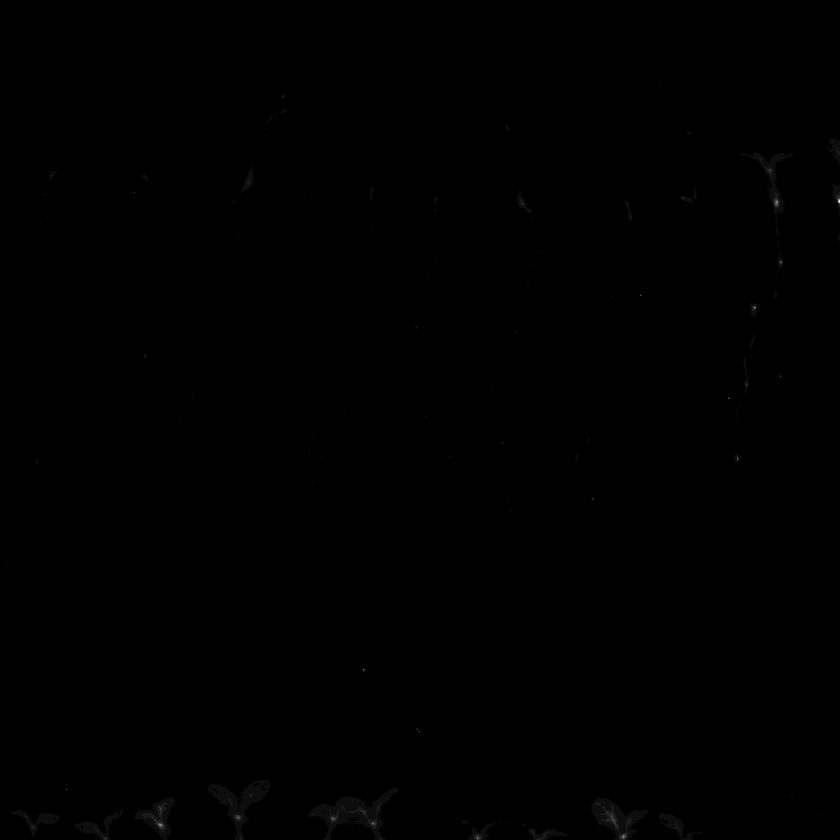
#> input picture RootImages/pos1,3-dr5_pos2,4-cle44-luc-1-5_w1[None]_s1_t49.TIF, 840 x 840 px, shrunk from 1024 x 1024 before the run; the run also reads 1 picture not shown here
$ python MainFunction2.py
#> lines starting #> are read from the running program, lines starting #| are printed output that depends on the picture
### TrackRoots.py
import matplotlib.pyplot as plt
import matplotlib.patches as mpatches
import matplotlib.image as mpimg
import numpy as np
from skimage import data
from skimage.filters import threshold_otsu
from skimage.segmentation import clear_border
from skimage.measure import label, regionprops
from skimage.morphology import closing, square
from skimage.color import label2rgb
from scipy.ndimage import label, generate_binary_structure
from tkinter import Tk
from pylab import imshow
from tkinter.filedialog import askopenfilename
from tkinter import *
from PIL import Image, ImageTk
import pandas as pd
imgFiles = []

def TrackRoots(RootCords, img, file1):
    import ImageHandler as ih #moved import to allow for cyclical imports in python. see -> https://gist.github.com/datagrok/40bf84d5870c41a77dc6

    initXCords = RootCords[0]
    initYCords = RootCords[1]
    initCords = RootCords
    pathPrefix = file1[:-6]

    print(RootCords, initXCords, initYCords)
    print(img)

    #loop through each coordinate and trace along the root (analyzing image for bright areas),
    #  measuring distance between prev and current tip @ each frame
    global imgFiles
    stages = []
    for x in range(49):
        stages.append("Point"+str(x+1))
        path = pathPrefix + "t" + str(x+1) + ".TIF"
        imgFiles.append(path)
    print("FILE PATHS:", "\n", imgFiles)

    roots = []
    rtStages = []

    for k in range(len(RootCords[0])):
        current = [RootCords[0][k], RootCords[1][k]]
        roots.append(current)

    rtStages.append(roots)

    print(rtStages)

    stage2 = []
    for each in roots:
        stage2.append(traceRoot(each))

    rtStages.append(stage2)

    #############################
    master2 = Tk()
    #Convert the images into a JPG for use in Tkinter window
    image = Image.open(ih.toJPG(imgFiles[1], 0))

    #Set up structure for window
    windowStructure = mpimg.imread(imgFiles[1])
    if len(windowStructure.shape) < 3:
        windowStructure = ih.to_rgb1a(windowStructure)

    width1,height1,dim = windowStructure.shape  #Create an image object to initialize the size of the canvas window

    cImage = image.convert("RGBA")

    w = Canvas(master2, width=height1, height=width1) #intialize the canvas on the external window with a size of the image being displayed
    w.pack()
    #Plot the image

    imgT = ImageTk.PhotoImage(cImage)
    w.create_image(0,0,anchor="nw",image=imgT)

    master2.mainloop()

    ##############################

    dataf = {'R1x': "", 'R1y': "", 'R2x': "", 'R2y': "" , 'R3x': "",'R3y': "", 'R4x': "",'R4y': "", 'R5x': "",'R5y': "", 'R6x': "",'R6y': "",'R7x': "",'R7y': "",'R8x': "",'R8y': "",'R9x': "",'R9y': "",'R10x': "",'R10y': ""}
    df = pd.DataFrame(dataf, index=stages)

    df.to_csv("./Test2.csv")


# [8 lines left out: function traceRoot, not called in this run]

### MainFunction2.py

import matplotlib.pyplot as plt
import matplotlib.patches as mpatches
import matplotlib.image as mpimg
import numpy as np
from skimage import data
from skimage.filters import threshold_otsu
from skimage.segmentation import clear_border
from skimage.measure import label, regionprops
from skimage.morphology import closing, square
from skimage.color import label2rgb
from scipy.ndimage import label, generate_binary_structure
from tkinter import Tk
from pylab import imshow
from tkinter.filedialog import askopenfilename
from tkinter import *
from PIL import Image, ImageTk
import pandas as pd
from TrackRoots import TrackRoots


#Plot the RGB image and save the plotted image as a JPG file which can be read into Tk.OpenImage Function
def toJPG(filePath, which):   #Read in filepath
    print(filePath)
    cutfile = filePath[:-3]   #Filename without the picture type(.bmp/.tif/jpg etc)
    fileJPG = (cutfile + "jpg")   #Add the JPG file type to original image path
    img = mpimg.imread(filePath)      #Convert Filepath to image
    print(len(img.shape))

    fig = plt.figure()              #Plot the RGB image and save the plotted image as a JPG file
    ax = plt.Axes(fig, [0., 0., 1., 1.])
    fig.subplots_adjust(left=0, right=1, bottom=0, top=1)
    ax.set_axis_off()
    ax.get_xaxis().set_visible(False) # this removes the ticks and numbers for x axis
    ax.get_yaxis().set_visible(False) # this removes the ticks and numbers for y axis
    fig.add_axes(ax)

    if len(img.shape) == 2:         #Create new variable holding the potential new RGB image
        imgRGB = to_rgb1a(img)
    else:
        imgRGB = img

    if which == 1:                  #Set 1st image color to luminous heat map...
        lum_img = imgRGB[:,:,0]
        plt.imshow(lum_img, cmap="Blues", interpolation="none")
    elif which == 2:
        lum_img = imgRGB[:,:,0]
        plt.imshow(lum_img, cmap="hot", interpolation="none")
    else:
        plt.imshow(imgRGB, interpolation="none")


    plt.savefig(fileJPG,bbox_inches="tight", dpi=110)
    plt.close()

    return fileJPG


def to_rgb1a(im):
    # This should be fsater than 1, as we only
    # truncate to uint8 once (?)
    w, h = im.shape
    ret = np.empty((w, h, 3), dtype=np.uint8)
    ret[:, :, 2] =  ret[:, :, 1] =  ret[:, :, 0] =  im
    return ret

master = Tk()
#Set up initial image variables
imagePath1 = askopenfilename()
#> the answer given: RootImages/pos1,3-dr5_pos2,4-cle44-luc-1-5_w1[None]_s1_t1.TIF
imagePath2 = askopenfilename()
#> the answer given: RootImages/pos1,3-dr5_pos2,4-cle44-luc-1-5_w1[None]_s1_t49.TIF

#Convert the images into a JPG for use in Tkinter window
image1 = Image.open(toJPG(imagePath1, 1))
#| 2
#> in to_rgb1a, `ret[:, :, 2] =  ret[:, :, 1] =  ret[:, :, 0] =  im`:
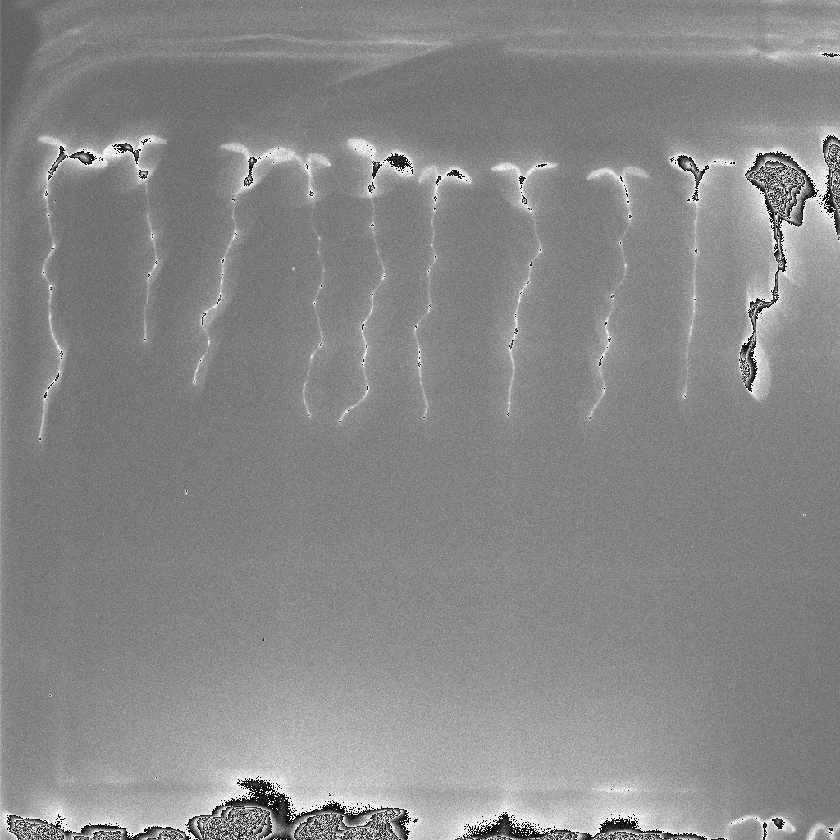
#> ret: shape (840, 840, 3); min 0, max 255, mean 136.7
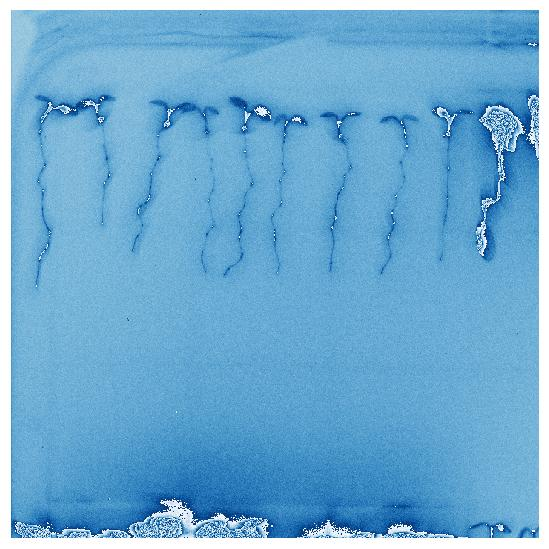
#> image1: PIL image 549x549 RGB; mean R, G, B 108.7, 171, 210.6
image2 = Image.open(toJPG(imagePath2, 2))
#> call 2 of toJPG, with which = 2
#> in toJPG, img is the input picture: shape (840, 840) uint16; min 596, max 5567, mean 629.3
#| 2
#> in to_rgb1a (call 2), `ret[:, :, 2] =  ret[:, :, 1] =  ret[:, :, 0] =  im`:
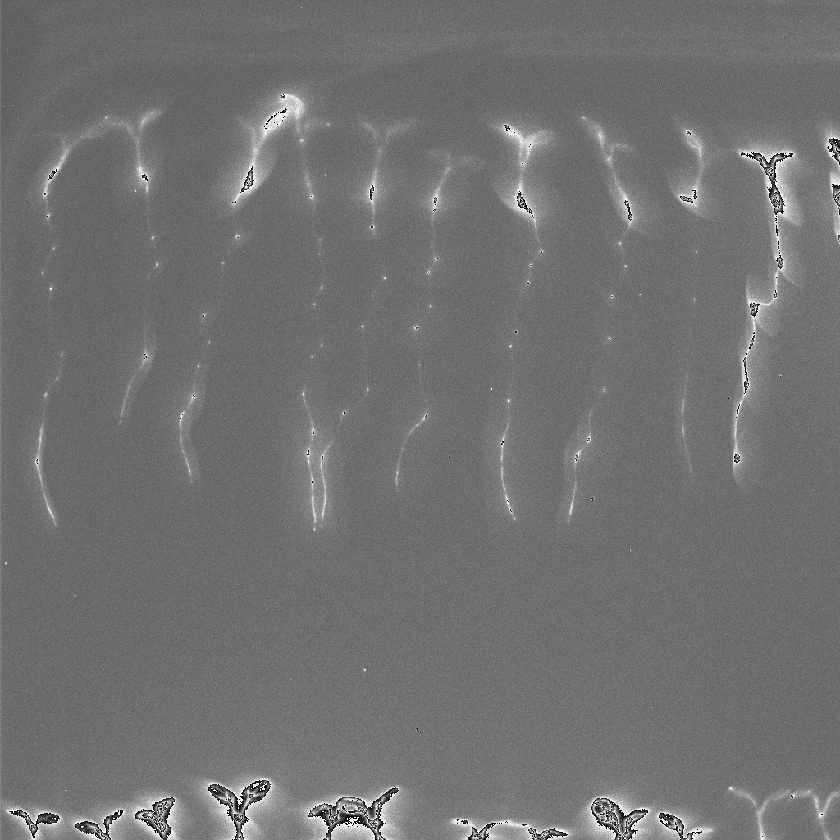
#> ret: shape (840, 840, 3); min 0, max 255, mean 113.2
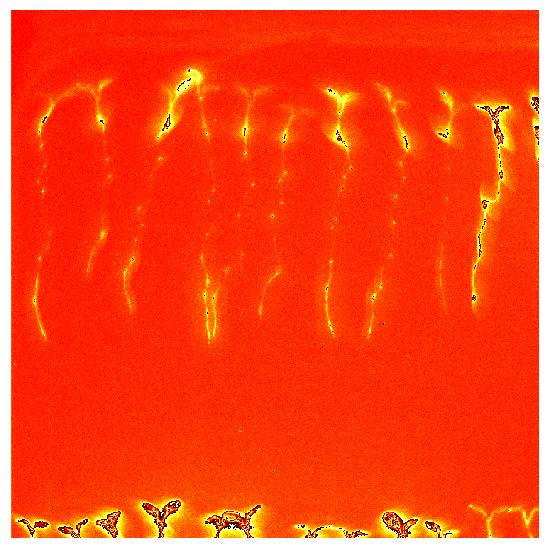
#> image2: PIL image 549x549 RGB; mean R, G, B 250.4, 67.6, 23.5

#Set up structure for window
windowStructure = mpimg.imread(imagePath1)
if len(windowStructure.shape) < 3:
    windowStructure = to_rgb1a(windowStructure)

width1,height1,dim = windowStructure.shape  #Create an image object to initialize the size of the canvas window
#> width1 = 840; height1 = 840; dim = 3


#Create the external windoww


#Convert images from RGB to RGBA
PREimg = image1.convert("RGBA")
PREimg2 = image2.convert("RGBA")
print(PREimg.size)
#| (549, 549)
print(PREimg2.size)
#| (549, 549)

#Merge the two images
c = Image.blend(PREimg, PREimg2, 0.4)
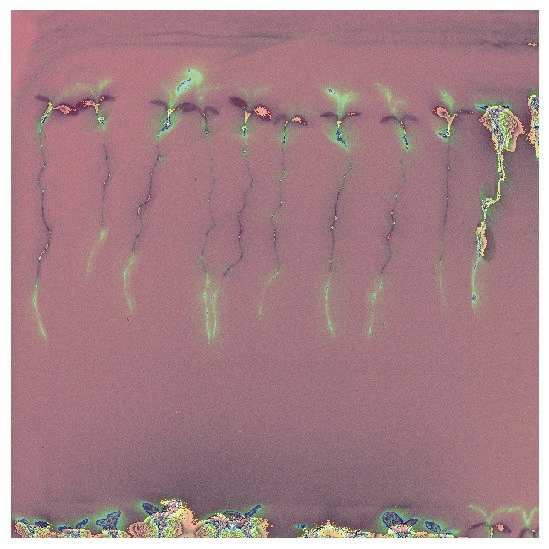
#> c: PIL image 549x549 RGBA; mean R, G, B, A 165, 129.3, 135.4, 255


#Counter for mouseclick events
count = 1
#Arrays to hold coordinate values and points
listOfXC = []
listOfYC = []
listOfP = []


w = Canvas(master, width=height1, height=width1) #intialize the canvas on the external window with a size of the image being displayed
w.pack()
 #Plot the image

img = ImageTk.PhotoImage(c)
w.create_image(0,0,anchor="nw",image=img)
#w.create_image(20,20,anchor="nw",image=img2)
#Create a function that plots a point and coordinates on the image
def clickAndPrint(event):
        #outputting x and y coords to console
        global count
        global listOfXC
        global listOfYC
        global listOfP
        pos = ("Point " + str(count))
        listOfP.append(pos)
        xcoor = event.x
        ycoor = event.y
        listOfXC.append(xcoor)
        listOfYC.append(ycoor)
        print (pos, "coordinates are: ", str(xcoor),",",str(ycoor))
        w.create_oval(event.x-3,event.y-3, event.x+3, event.y+3, fill="yellow")
        if(count > -1):
            w.create_text(event.x+20,event.y-5,text=("Point " + str(count)))
            count +=1

    #mouseclick event
w.bind("<Button 1>",clickAndPrint)

master.mainloop()


dataf = {'X Coordinates':listOfXC,'Y Coordinates':listOfYC}
df = pd.DataFrame(dataf, index=listOfP)

print(df)

#df.to_csv("Test.csv")

coordinates = [listOfXC, listOfYC];
#print(TrackRoots)
TrackRoots(coordinates, img, imagePath1);
#> (the run stopped early here; a loop or call above may not have finished)
